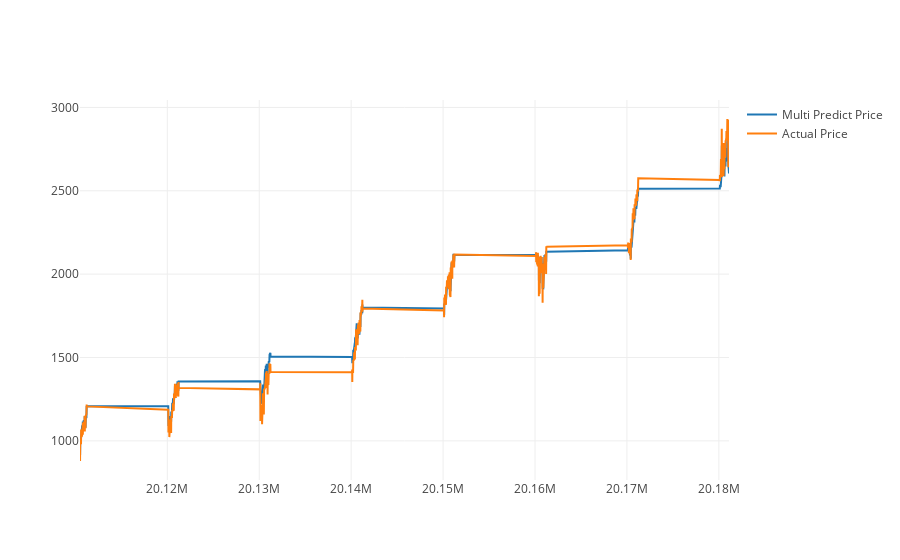

Source (notebook cell):
### Code cell
predictDates = data.tail(len(inv_y)).index
actual_chart = go.Scatter(x=predictDates, y=inv_y[:,0], name= 'Actual Price')
multi_predict_chart = go.Scatter(x=predictDates, y=inv_yhat[:,0], name= 'Multi Predict Price')
py.iplot([multi_predict_chart, actual_chart])

### Figure 1 — Plotly figure (JSON) as saved in the notebook; plotly's stock layout.template omitted (floating-point values rounded to 4 significant figures; data arrays with more than 128 entries replaced by an {"elided": "..."} marker saying what was removed)
{"data": [{"name": "Multi Predict Price", "type": "scatter", "uid": "c5bc2175-5c7c-4394-84e0-2de4ac07fa33", "x": {"elided": "1892 int values"}, "y": {"elided": "1892 float values"}}, {"name": "Actual Price", "type": "scatter", "uid": "b79b4c68-abef-46ee-b9f3-a7268310d288", "x": {"elided": "1892 int values"}, "y": {"elided": "1892 float values"}}], "layout": {}}
